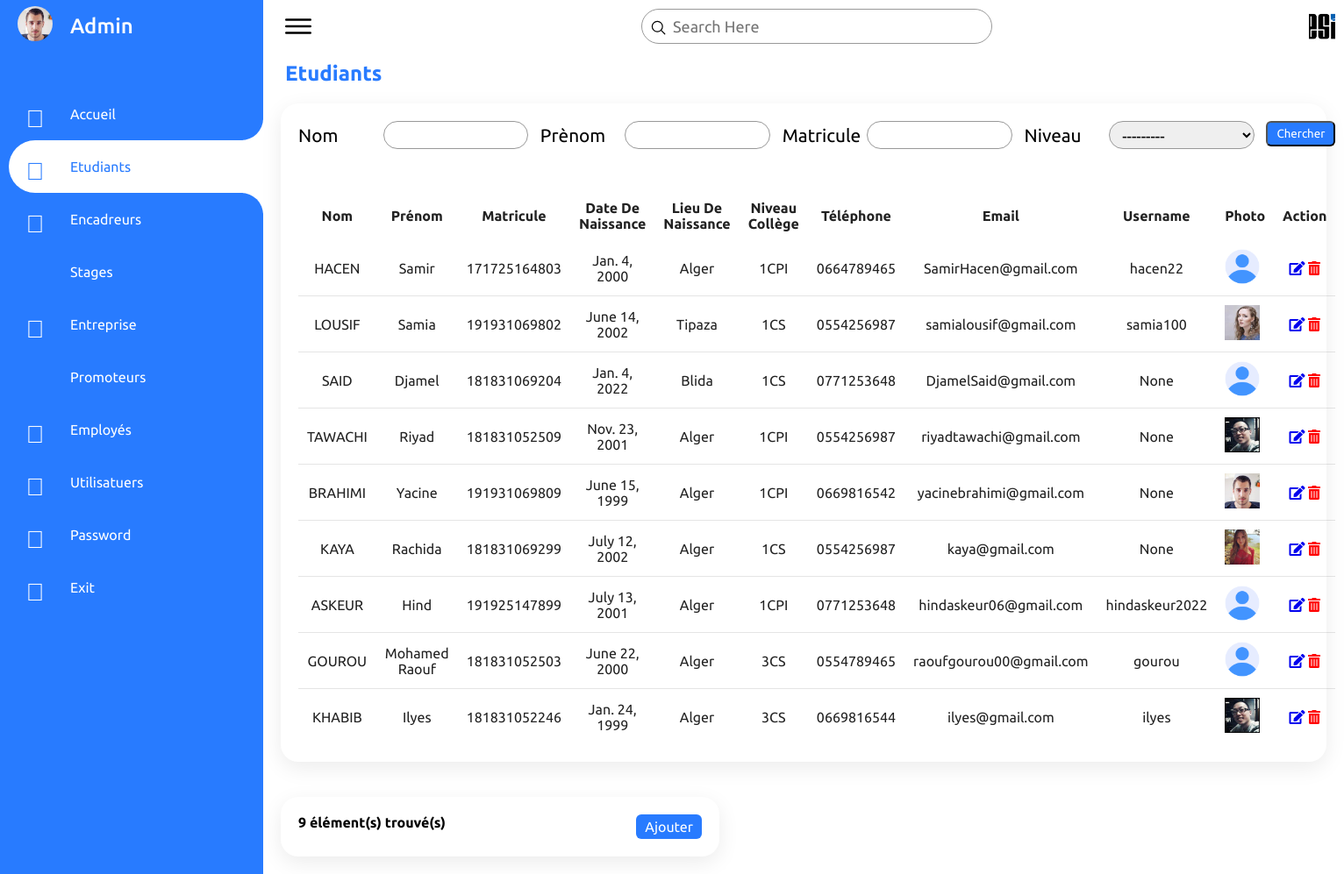
Page /students/ (signed in) on the committed database.
### GestionStages/models.py (models this page shows, shortened)
class Employee(models.Model):
    user         = models.OneToOneField(User,null=True, on_delete=models.CASCADE,unique=TRUE)
    name         = models.CharField(max_length=190)
    surname      = models.CharField(max_length=190)
    email        = models.EmailField(max_length=190)
    phone        = models.CharField(max_length=10)
    photo        = models.ImageField(upload_to = 'images/' ,default='images/user.png',null=True)
    date_created = models.DateTimeField(auto_now_add=True, null=True)

class Student(models.Model):
    YEAR_IN_COLLEGE_CHOICES = [
        ('1CPI','1CPI'),
        ('2CPI','2CPI'),
        ('1CS','1CS'),
        ('2CS','2CS'),
        ('3CS','3CS'),
    ]
    user         = models.OneToOneField(User,null=True, on_delete=models.CASCADE,unique=TRUE)
    name         = models.CharField(max_length=190)
    surname      = models.CharField(max_length=190)
    datebirth    = models.DateField(null=False)
    placebirth   = models.CharField(max_length=190)
    matricule    = models.CharField(max_length=190,unique=True)
    email        = models.EmailField(max_length=190)
    phone        = models.CharField(max_length=10)
    collegelevel = models.CharField(max_length=4, choices=YEAR_IN_COLLEGE_CHOICES)
    photo        = models.ImageField(upload_to = 'images/' ,default='images/user.png',null=True)
    date_created = models.DateTimeField(auto_now_add=True, null=True)

### GestionStages/decorators.py (the view)
        def wrapper_func(request , *args,**kwargs):
            group = None
            if request.user.groups.exists():
               group =  request.user.groups.all()[0].name
            if group == 'admin':
               return view_func(request , *args,**kwargs)
            else:
                if group == 'student':
                    return redirect('studenthome')
                else:
                    if group == 'teacher':
                        return redirect('teacherhome')

### GestionStages/views.py (called while the page is built)
@login_required(login_url='login')
@foradmin(allowedGroups=['admin'])
def students(request):
    hovered1 = ''
    hovered2 = 'hovered'
    hovered3 = ''
    hovered4 = ''
    hovered5 = ''
    hovered6 = ''
    hovered7 = ''
    hovered8 = ''
    students = Student.objects.all()
    MyFilter = StudentFilter(request.GET,queryset=students)
    students = MyFilter.qs
    count_students = students.count()
    context = {
        'hovered1'   : hovered1,
        'hovered2'   : hovered2,
        'hovered3'   : hovered3,
        'hovered4'   : hovered4,
        'hovered5'   : hovered5,
        'hovered6'   : hovered6,
        'hovered7'   : hovered7,
        'hovered8'   : hovered8,
        'students'   : students,
        'MyFilter'   : MyFilter,
        'count_students' : count_students, }
    return render(request , 'students.html',context)

### GestionStages/templates/students.html
{% extends 'main.html' %}
{% load static %}
{% block content%}
<div class="main">
    {% include 'topbar.html' %}
    <h2 style="color: #287bff; margin-left:25px; margin-top:10px">Etudiants</h2>
    <div class="studentspage">
        <div class="students">
            <form method="GET">
                <div class="filterdiv">
                    <div class="form-group">
                        <label for="exampleInputSurname">Nom</label>
                        {{MyFilter.form.surname}}
                    </div>
                    <div class="form-group">
                        <label for="exampleInputName">Prènom</label>
                        {{MyFilter.form.name}}
                    </div>
                    <div class="form-group">
                        <label for="exampleInputMatricule">Matricule</label>
                        {{MyFilter.form.matricule}}
                    </div>
                    <div class="form-group">
                        <label for="exampleSelectCollegelevel">Niveau</label>
                        {{MyFilter.form.collegelevel}}
                    </div>
                    <div class="form-group1">
                        <button type="submit" class="btn btn-primary">Chercher</button>
                    </div>
                </div>
            </form>
            <table>
                <thead>
                    <tr>
                        <td>Nom</td>
                        <td>Prénom</td>
                        <td>Matricule</td>
                        <td>Date De Naissance</td>
                        <td>Lieu De Naissance</td>
                        <td>Niveau Collège</td>
                        <td>Téléphone</td>
                        <td>Email</td>
                        <td>Username</td>
                        <td>Photo</td>
                        <td>Action</td>
                    </tr>
                </thead>
                <tbody>
                    {% for item in students %}
                    <tr>
                        <td>{{item.surname}}</td>
                        <td>{{item.name}}</td>
                        <td>{{item.matricule}}</td>
                        <td>{{item.datebirth}}</td>
                        <td>{{item.placebirth}}</td>
                        <td>{{item.collegelevel}}</td>
                        <td>{{item.phone}}</td>
                        <td>{{item.email}}</td>
                        <td>{{item.user}}</td>
                        <td><img style="width: 40px;height: 40px;object-fit: cover;"src="/media/{{item.photo}}"></img></td>
                        <td>
                            <a href="{% url 'updatestudent' item.id %}"><i class="fas fa-edit" style="color:gris;"></i></a>
                            <a class="text-danger" href="{% url 'deletestudent' item.id %}" style="color:red;"><i class="fas fa-trash-alt"></i></a>
                        </td>
                    </tr>
                    {% endfor %}
                </tbody>
            </table>
        </div>
    </div>
    <div class="studentsfooter">
        <div class="records">
                <div class="cardHeader">
                    <h4>{{count_students}} élément(s) trouvé(s)</h4>
                    <a href="{% url 'createstudent' %}" class="btn">Ajouter</a>
                </div>
        </div>
    </div>
</div>
{% endblock %}

### GestionStages/templates/menu.html (shortened to what this page needs)
{% load static %}
<div class="navigation">
    <ul>
        <li>
            <a href="{% url 'changephoto' request.user.employee.id 1 %}">
                <span class="icon"><img  src="/media/{{request.user.employee.photo}}"></img></span>
                <span class="title" style="font-size: 1.5em;font-weight: 500;">{{request.user.employee.name}}</span>
            </a>
        </li>
        <li class="{{hovered1}}">
            <a href="{% url 'home' %}">
                <span class="icon"><span style="font-size: 1.75em;"><i class="fal fa-home"></i></span></span>
                <span class="title">Accueil</span>
            </a>
        </li>
        <li class="{{hovered2}}">
            <a href="{% url 'students' %}">
                <span class="icon"><span style="font-size: 1.75em;"><i class="fal fa-user-graduate"></i></span></span>
                <span class="title">Etudiants</span>
            </a>
        </li>
        <li class="{{hovered3}}">
            <a href="{% url 'teachers' %}">
                <span class="icon"><span style="font-size: 1.75em;"><i class="fal fa-chalkboard-teacher"></i></span></span>
                <span class="title">Encadreurs</span>
            </a>
        </li>
        <li class="">
            <a href="{% url 'stages1cpi' %}">
                <span class="icon"><span style="font-size: 1.75em;"></span></span>
                <span class="title">Stages</span>
            </a>
        </li>
        <li class="{{hovered5}}">
            <a href="{% url 'companies' %}">
                <span class="icon"><span style="font-size: 1.75em;"><i class="fal fa-building"></i></span></span>
                <span class="title">Entreprise</span>
            </a>
        </li>
        <li class="{{hovered6}}">
            <a href="{% url 'promoters' %}">
                <span class="icon"><span style="font-size: 1.75em;"></span></span>
                <span class="title">Promoteurs</span>
            </a>
        </li>
        <li class="{{hovered8}}">
            <a href="{% url 'employees' %}">
                <span class="icon"><span style="font-size: 1.75em;"><i class="fal fa-people-carry"></i></span></span>
                <span class="title">Employés</span>
            </a>
        </li>
        <li class="{{hovered7}}">
            <a href="{% url 'users' %}">
                <span class="icon"><span style="font-size: 1.75em;"><i class="fal fa-users"></i></span></span>
                <span class="title">Utilisatuers</span>
            </a>
        </li>
        <li class="#">
            <a href="{% url 'passwordemp' request.user.id %}">
                <span class="icon"><span style="font-size: 1.75em;"><i class="fal fa-key"></i></span></span>
                <span class="title">Password</span>
            </a>
        </li>
        <li>
            <a href="{% url 'logout' %}">
                <span class="icon"><span style="font-size: 1.75em;"><i class="fal fa-sign-out-alt"></i></span></span>
                <span class="title">Exit</span>
            </a>
        </li>
    </ul>
</div>

### rows in the picture
Student: surname "HACEN", name "Samir", matricule "171725164803", datebirth "Jan. 4, 2000", placebirth "Alger", collegelevel "1CPI", phone "0664789465", email "SamirHacen@gmail.com", user "hacen22", photo (placeholder picture)
Student: surname "LOUSIF", name "Samia", matricule "191931069802", datebirth "June 14, 2002", placebirth "Tipaza", collegelevel "1CS", phone "0554256987", email "samialousif@gmail.com", user "samia100", photo (picture)
Student: surname "SAID", name "Djamel", matricule "181831069204", datebirth "Jan. 4, 2022", placebirth "Blida", collegelevel "1CS", phone "0771253648", email "DjamelSaid@gmail.com", user "None", photo (placeholder picture)
Student: surname "TAWACHI", name "Riyad", matricule "181831052509", datebirth "Nov. 23, 2001", placebirth "Alger", collegelevel "1CPI", phone "0554256987", email "riyadtawachi@gmail.com", user "None", photo (picture)
Student: surname "BRAHIMI", name "Yacine", matricule "191931069809", datebirth "June 15, 1999", placebirth "Alger", collegelevel "1CPI", phone "0669816542", email "yacinebrahimi@gmail.com", user "None", photo (picture)
Student: surname "KAYA", name "Rachida", matricule "181831069299", datebirth "July 12, 2002", placebirth "Alger", collegelevel "1CS", phone "0554256987", email "kaya@gmail.com", user "None", photo (picture)
Student: surname "ASKEUR", name "Hind", matricule "191925147899", datebirth "July 13, 2001", placebirth "Alger", collegelevel "1CPI", phone "0771253648", email "hindaskeur06@gmail.com", user "hindaskeur2022", photo (placeholder picture)
Student: surname "GOUROU", name "Mohamed Raouf", matricule "181831052503", datebirth "June 22, 2000", placebirth "Alger", collegelevel "3CS", phone "0554789465", email "raoufgourou00@gmail.com", user "gourou", photo (placeholder picture)
Student: surname "KHABIB", name "Ilyes", matricule "181831052246", datebirth "Jan. 24, 1999", placebirth "Alger", collegelevel "3CS", phone "0669816544", email "ilyes@gmail.com", user "ilyes", photo (picture)

### other values in the picture
{{ request.user.employee.name }} "Admin"
{{ count_students }} "9"
